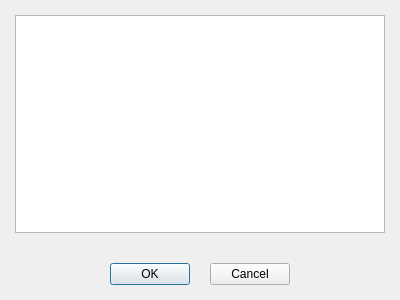
<?xml version="1.0" encoding="UTF-8"?>
<ui version="4.0">
 <class>ScheduleDemandsWeeklyDialog</class>
 <widget class="QDialog" name="ScheduleDemandsWeeklyDialog">
  <property name="geometry">
   <rect>
    <x>0</x>
    <y>0</y>
    <width>400</width>
    <height>300</height>
   </rect>
  </property>
  <property name="windowTitle">
   <string>Dialog</string>
  </property>
  <layout class="QVBoxLayout" name="verticalLayout">
   <property name="spacing">
    <number>15</number>
   </property>
   <property name="leftMargin">
    <number>15</number>
   </property>
   <property name="topMargin">
    <number>15</number>
   </property>
   <property name="rightMargin">
    <number>15</number>
   </property>
   <property name="bottomMargin">
    <number>15</number>
   </property>
   <item>
    <widget class="ScheduleDemandsWeeklyTableView" name="scheduleDemandsWeeklyTableView"/>
   </item>
   <item>
    <layout class="QHBoxLayout" name="horizontalLayout">
     <property name="spacing">
      <number>20</number>
     </property>
     <property name="leftMargin">
      <number>0</number>
     </property>
     <property name="topMargin">
      <number>15</number>
     </property>
     <property name="rightMargin">
      <number>0</number>
     </property>
     <property name="bottomMargin">
      <number>0</number>
     </property>
     <item>
      <spacer name="horizontalSpacer">
       <property name="orientation">
        <enum>Qt::Orientation::Horizontal</enum>
       </property>
       <property name="sizeHint" stdset="0">
        <size>
         <width>40</width>
         <height>20</height>
        </size>
       </property>
      </spacer>
     </item>
     <item>
      <widget class="QPushButton" name="okButton">
       <property name="text">
        <string>OK</string>
       </property>
      </widget>
     </item>
     <item>
      <widget class="QPushButton" name="cancelButton">
       <property name="text">
        <string>Cancel</string>
       </property>
      </widget>
     </item>
     <item>
      <spacer name="horizontalSpacer_2">
       <property name="orientation">
        <enum>Qt::Orientation::Horizontal</enum>
       </property>
       <property name="sizeHint" stdset="0">
        <size>
         <width>40</width>
         <height>20</height>
        </size>
       </property>
      </spacer>
     </item>
    </layout>
   </item>
  </layout>
 </widget>
 <customwidgets>
  <customwidget>
   <class>ScheduleDemandsWeeklyTableView</class>
   <extends>QTableView</extends>
   <header>ScheduleDemandsWeeklyTableView.h</header>
  </customwidget>
 </customwidgets>
 <resources/>
 <connections/>
</ui>
